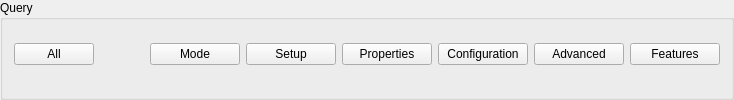
         <widget class="QGroupBox" name="groupQuery">
          <property name="title">
           <string>Query</string>
          </property>
          <layout class="QHBoxLayout" name="layoutQuery">
           <property name="topMargin">
            <number>3</number>
           </property>
           <item>
            <widget class="QPushButton" name="pushQueryAll">
             <property name="text">
              <string>All</string>
             </property>
            </widget>
           </item>
           <item>
            <spacer name="horizontalSpacer_10">
             <property name="orientation">
              <enum>Qt::Horizontal</enum>
             </property>
             <property name="sizeType">
              <enum>QSizePolicy::Fixed</enum>
             </property>
             <property name="sizeHint" stdset="0">
              <size>
               <width>50</width>
               <height>20</height>
              </size>
             </property>
            </spacer>
           </item>
           <item>
            <widget class="QPushButton" name="pushQueryMode">
             <property name="minimumSize">
              <size>
               <width>90</width>
               <height>0</height>
              </size>
             </property>
             <property name="text">
              <string>Mode</string>
             </property>
            </widget>
           </item>
           <item>
            <widget class="QPushButton" name="pushQuerySetup">
             <property name="minimumSize">
              <size>
               <width>90</width>
               <height>0</height>
              </size>
             </property>
             <property name="text">
              <string>Setup</string>
             </property>
            </widget>
           </item>
           <item>
            <widget class="QPushButton" name="pushQueryProperties">
             <property name="minimumSize">
              <size>
               <width>90</width>
               <height>0</height>
              </size>
             </property>
             <property name="text">
              <string>Properties</string>
             </property>
            </widget>
           </item>
           <item>
            <widget class="QPushButton" name="pushQueryConfiguration">
             <property name="minimumSize">
              <size>
               <width>90</width>
               <height>0</height>
              </size>
             </property>
             <property name="text">
              <string> Configuration </string>
             </property>
            </widget>
           </item>
           <item>
            <widget class="QPushButton" name="pushQueryAdvanced">
             <property name="minimumSize">
              <size>
               <width>90</width>
               <height>0</height>
              </size>
             </property>
             <property name="text">
              <string>Advanced</string>
             </property>
            </widget>
           </item>
           <item>
            <widget class="QPushButton" name="pushQueryFeatures">
             <property name="minimumSize">
              <size>
               <width>90</width>
               <height>0</height>
              </size>
             </property>
             <property name="text">
              <string>Features</string>
             </property>
            </widget>
           </item>
          </layout>
         </widget>
